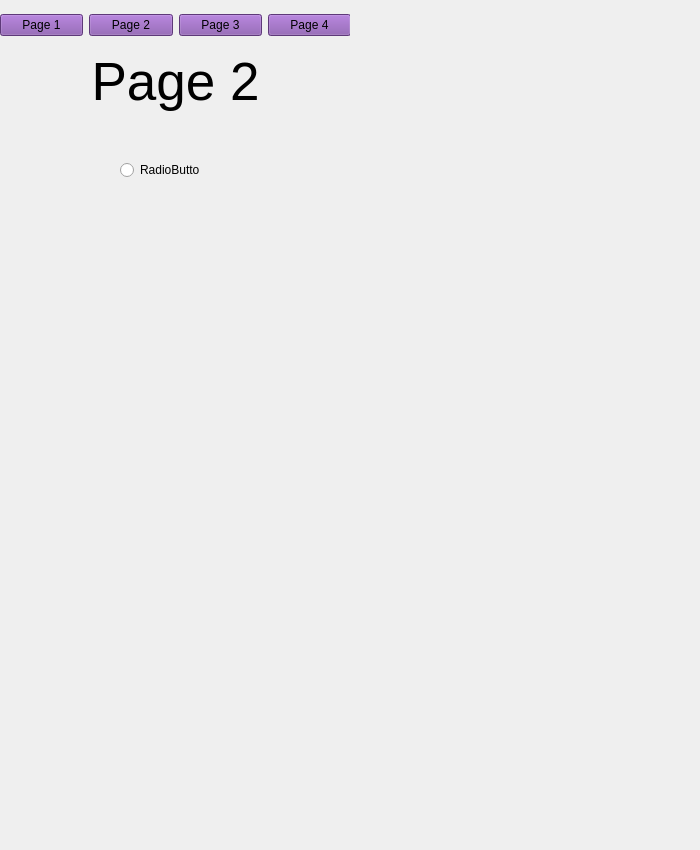
<?xml version="1.0" encoding="UTF-8"?>
<ui version="4.0">
 <class>MainWindow</class>
 <widget class="QMainWindow" name="MainWindow">
  <property name="geometry">
   <rect>
    <x>0</x>
    <y>0</y>
    <width>700</width>
    <height>850</height>
   </rect>
  </property>
  <property name="minimumSize">
   <size>
    <width>700</width>
    <height>850</height>
   </size>
  </property>
  <property name="maximumSize">
   <size>
    <width>700</width>
    <height>850</height>
   </size>
  </property>
  <property name="windowTitle">
   <string>Conentration App</string>
  </property>
  <property name="unifiedTitleAndToolBarOnMac">
   <bool>false</bool>
  </property>
  <widget class="QWidget" name="main_widget">
   <property name="enabled">
    <bool>true</bool>
   </property>
   <property name="minimumSize">
    <size>
     <width>350</width>
     <height>200</height>
    </size>
   </property>
   <property name="maximumSize">
    <size>
     <width>350</width>
     <height>200</height>
    </size>
   </property>
   <property name="autoFillBackground">
    <bool>true</bool>
   </property>
   <widget class="QWidget" name="horizontalLayoutWidget">
    <property name="geometry">
     <rect>
      <x>0</x>
      <y>0</y>
      <width>351</width>
      <height>51</height>
     </rect>
    </property>
    <layout class="QHBoxLayout" name="top_bar">
     <item>
      <widget class="QPushButton" name="btn_page_1">
       <property name="styleSheet">
        <string notr="true">QPushButton{
background-color:#8350AA;
}</string>
       </property>
       <property name="text">
        <string>Page 1</string>
       </property>
      </widget>
     </item>
     <item>
      <widget class="QPushButton" name="btn_page_2">
       <property name="styleSheet">
        <string notr="true">QPushButton{
background-color:#8350AA;
}</string>
       </property>
       <property name="text">
        <string>Page 2</string>
       </property>
      </widget>
     </item>
     <item>
      <widget class="QPushButton" name="btn_page_3">
       <property name="styleSheet">
        <string notr="true">QPushButton{
background-color:#8350AA;
}</string>
       </property>
       <property name="text">
        <string>Page 3</string>
       </property>
      </widget>
     </item>
     <item>
      <widget class="QPushButton" name="btn_page_4">
       <property name="styleSheet">
        <string notr="true">QPushButton{
background-color:#8350AA;
}</string>
       </property>
       <property name="text">
        <string>Page 4</string>
       </property>
      </widget>
     </item>
    </layout>
   </widget>
   <widget class="QWidget" name="verticalLayoutWidget">
    <property name="geometry">
     <rect>
      <x>0</x>
      <y>50</y>
      <width>352</width>
      <height>152</height>
     </rect>
    </property>
    <layout class="QVBoxLayout" name="Content">
     <item>
      <widget class="QStackedWidget" name="stackedWidget">
       <property name="minimumSize">
        <size>
         <width>350</width>
         <height>150</height>
        </size>
       </property>
       <property name="maximumSize">
        <size>
         <width>350</width>
         <height>150</height>
        </size>
       </property>
       <property name="currentIndex">
        <number>1</number>
       </property>
       <widget class="QWidget" name="page_1">
        <property name="minimumSize">
         <size>
          <width>350</width>
          <height>150</height>
         </size>
        </property>
        <property name="maximumSize">
         <size>
          <width>350</width>
          <height>150</height>
         </size>
        </property>
        <widget class="QLabel" name="label_1">
         <property name="geometry">
          <rect>
           <x>10</x>
           <y>10</y>
           <width>121</width>
           <height>61</height>
          </rect>
         </property>
         <property name="font">
          <font>
           <pointsize>20</pointsize>
          </font>
         </property>
         <property name="text">
          <string>Page 1</string>
         </property>
         <property name="alignment">
          <set>Qt::AlignCenter</set>
         </property>
        </widget>
        <widget class="QCheckBox" name="checkBox">
         <property name="geometry">
          <rect>
           <x>180</x>
           <y>70</y>
           <width>61</width>
           <height>16</height>
          </rect>
         </property>
         <property name="text">
          <string>CheckBox</string>
         </property>
        </widget>
       </widget>
       <widget class="QWidget" name="page_2">
        <widget class="QLabel" name="label_2">
         <property name="geometry">
          <rect>
           <x>0</x>
           <y>-20</y>
           <width>351</width>
           <height>101</height>
          </rect>
         </property>
         <property name="font">
          <font>
           <pointsize>40</pointsize>
          </font>
         </property>
         <property name="text">
          <string>Page 2</string>
         </property>
         <property name="alignment">
          <set>Qt::AlignCenter</set>
         </property>
        </widget>
        <widget class="QRadioButton" name="radioButton">
         <property name="geometry">
          <rect>
           <x>120</x>
           <y>110</y>
           <width>80</width>
           <height>18</height>
          </rect>
         </property>
         <property name="text">
          <string>RadioButton</string>
         </property>
        </widget>
       </widget>
       <widget class="QWidget" name="page_3">
        <widget class="QLabel" name="label_3">
         <property name="geometry">
          <rect>
           <x>0</x>
           <y>0</y>
           <width>351</width>
           <height>151</height>
          </rect>
         </property>
         <property name="font">
          <font>
           <pointsize>40</pointsize>
          </font>
         </property>
         <property name="text">
          <string>Page 3</string>
         </property>
         <property name="alignment">
          <set>Qt::AlignCenter</set>
         </property>
        </widget>
       </widget>
       <widget class="QWidget" name="page_4">
        <property name="minimumSize">
         <size>
          <width>350</width>
          <height>150</height>
         </size>
        </property>
        <property name="maximumSize">
         <size>
          <width>350</width>
          <height>150</height>
         </size>
        </property>
        <widget class="QLabel" name="label_4">
         <property name="geometry">
          <rect>
           <x>0</x>
           <y>0</y>
           <width>351</width>
           <height>151</height>
          </rect>
         </property>
         <property name="font">
          <font>
           <pointsize>40</pointsize>
          </font>
         </property>
         <property name="text">
          <string>Page 4</string>
         </property>
         <property name="alignment">
          <set>Qt::AlignCenter</set>
         </property>
        </widget>
       </widget>
      </widget>
     </item>
    </layout>
   </widget>
  </widget>
 </widget>
 <resources/>
 <connections/>
</ui>
